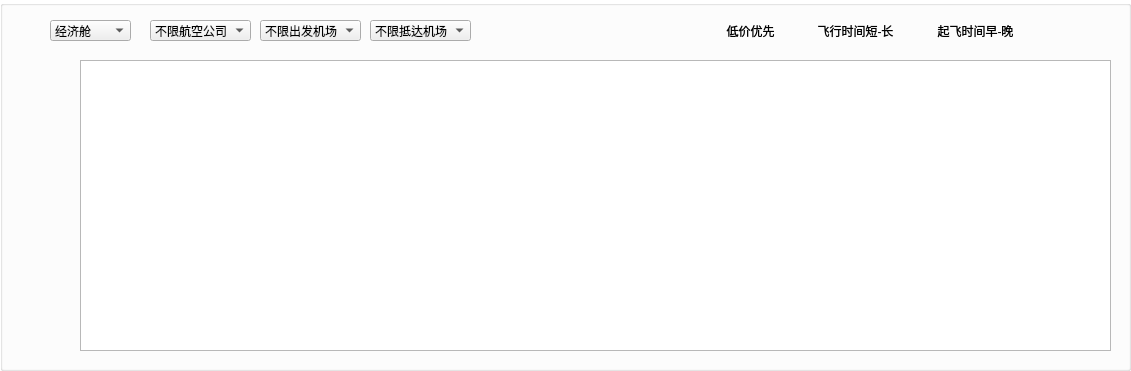
   <widget class="QGroupBox" name="groupBox_4">
    <property name="geometry">
     <rect>
      <x>0</x>
      <y>170</y>
      <width>1131</width>
      <height>371</height>
     </rect>
    </property>
    <property name="styleSheet">
     <string notr="true"> QGroupBox {
        background-color: transparent;
    }</string>
    </property>
    <property name="title">
     <string/>
    </property>
    <widget class="QListWidget" name="listWidget">
     <property name="geometry">
      <rect>
       <x>80</x>
       <y>60</y>
       <width>1031</width>
       <height>291</height>
      </rect>
     </property>
     <property name="styleSheet">
      <string notr="true">QListView{
Background-cp;pr:red;//背景色
Alternate-background-color:yellow;//行与行之间交替的颜色setAlternatingRowColors(true);
Show-decoration-selected:1;设置是否选中时，整行都高亮显示
}
//交替颜色设置
QListView::item:alternate{
Background:#000000;
}
QScrollBar::handle:vertical {
    background: rgb(144, 139, 138);  /* 滚动条手柄颜色 */
    min-height: 20px;  /* 滚动条手柄最小高度 */
}
//当条目被选中时
QListView::item:selected{
Border:2px solid #000000;
}
 
//当条目被选中，并且不是有效的
QListView::item::selected:!active{
 
}
//鼠标悬浮在条目上
QListView::item::hover{
}
</string>
     </property>
    </widget>
    <widget class="QPushButton" name="day1">
     <property name="geometry">
      <rect>
       <x>0</x>
       <y>60</y>
       <width>81</width>
       <height>41</height>
      </rect>
     </property>
     <property name="font">
      <font>
       <pointsize>5</pointsize>
      </font>
     </property>
     <property name="cursor">
      <cursorShape>PointingHandCursor</cursorShape>
     </property>
     <property name="styleSheet">
      <string notr="true">QPushButton {
        background-color: transparent;
        color: black;
        border: none;
        border-radius: 5px; /* 设置边框为5像素的圆角 */
    }
    QPushButton:hover {
        color: lightblue;
        border-radius: 5px; /* 同样设置悬浮状态下的圆角 */
    }
    QPushButton:checked {
        background-color: rgb(85, 170, 255);
        color: rgb(255, 255, 255);
        border-radius: 5px; /* 选中状态下也应用圆角 */
    }</string>
     </property>
     <property name="text">
      <string/>
     </property>
    </widget>
    <widget class="QPushButton" name="day2">
     <property name="geometry">
      <rect>
       <x>0</x>
       <y>100</y>
       <width>81</width>
       <height>41</height>
      </rect>
     </property>
     <property name="cursor">
      <cursorShape>PointingHandCursor</cursorShape>
     </property>
     <property name="styleSheet">
      <string notr="true">QPushButton {
        background-color: transparent;
        color: black;
        border: none;
        border-radius: 5px; /* 设置边框为5像素的圆角 */
    }
    QPushButton:hover {
        color: lightblue;
        border-radius: 5px; /* 同样设置悬浮状态下的圆角 */
    }
    QPushButton:checked {
        background-color: rgb(85, 170, 255);
        color: rgb(255, 255, 255);
        border-radius: 5px; /* 选中状态下也应用圆角 */
    }</string>
     </property>
     <property name="text">
      <string/>
     </property>
    </widget>
    <widget class="QPushButton" name="day3">
     <property name="geometry">
      <rect>
       <x>0</x>
       <y>140</y>
       <width>81</width>
       <height>41</height>
      </rect>
     </property>
     <property name="cursor">
      <cursorShape>PointingHandCursor</cursorShape>
     </property>
     <property name="styleSheet">
      <string notr="true">QPushButton {
        background-color: transparent;
        color: black;
        border: none;
        border-radius: 5px; /* 设置边框为5像素的圆角 */
    }
    QPushButton:hover {
        color: lightblue;
        border-radius: 5px; /* 同样设置悬浮状态下的圆角 */
    }
    QPushButton:checked {
        background-color: rgb(85, 170, 255);
        color: rgb(255, 255, 255);
        border-radius: 5px; /* 选中状态下也应用圆角 */
    }</string>
     </property>
     <property name="text">
      <string/>
     </property>
    </widget>
    <widget class="QPushButton" name="day4">
     <property name="geometry">
      <rect>
       <x>0</x>
       <y>180</y>
       <width>81</width>
       <height>41</height>
      </rect>
     </property>
     <property name="cursor">
      <cursorShape>PointingHandCursor</cursorShape>
     </property>
     <property name="styleSheet">
      <string notr="true">QPushButton {
        background-color: transparent;
        color: black;
        border: none;
        border-radius: 5px; /* 设置边框为5像素的圆角 */
    }
    QPushButton:hover {
        color: lightblue;
        border-radius: 5px; /* 同样设置悬浮状态下的圆角 */
    }
    QPushButton:checked {
        background-color: rgb(85, 170, 255);
        color: rgb(255, 255, 255);
        border-radius: 5px; /* 选中状态下也应用圆角 */
    }</string>
     </property>
     <property name="text">
      <string/>
     </property>
    </widget>
    <widget class="QPushButton" name="day5">
     <property name="geometry">
      <rect>
       <x>0</x>
       <y>220</y>
       <width>81</width>
       <height>41</height>
      </rect>
     </property>
     <property name="cursor">
      <cursorShape>PointingHandCursor</cursorShape>
     </property>
     <property name="styleSheet">
      <string notr="true">QPushButton {
        background-color: transparent;
        color: black;
        border: none;
        border-radius: 5px; /* 设置边框为5像素的圆角 */
    }
    QPushButton:hover {
        color: lightblue;
        border-radius: 5px; /* 同样设置悬浮状态下的圆角 */
    }
    QPushButton:checked {
        background-color: rgb(85, 170, 255);
        color: rgb(255, 255, 255);
        border-radius: 5px; /* 选中状态下也应用圆角 */
    }</string>
     </property>
     <property name="text">
      <string/>
     </property>
    </widget>
    <widget class="QPushButton" name="day6">
     <property name="geometry">
      <rect>
       <x>0</x>
       <y>260</y>
       <width>81</width>
       <height>41</height>
      </rect>
     </property>
     <property name="cursor">
      <cursorShape>PointingHandCursor</cursorShape>
     </property>
     <property name="styleSheet">
      <string notr="true">QPushButton {
        background-color: transparent;
        color: black;
        border: none;
        border-radius: 5px; /* 设置边框为5像素的圆角 */
    }
    QPushButton:hover {
        color: lightblue;
        border-radius: 5px; /* 同样设置悬浮状态下的圆角 */
    }
    QPushButton:checked {
        background-color: rgb(85, 170, 255);
        color: rgb(255, 255, 255);
        border-radius: 5px; /* 选中状态下也应用圆角 */
    }</string>
     </property>
     <property name="text">
      <string/>
     </property>
    </widget>
    <widget class="QPushButton" name="day7">
     <property name="geometry">
      <rect>
       <x>0</x>
       <y>300</y>
       <width>81</width>
       <height>41</height>
      </rect>
     </property>
     <property name="cursor">
      <cursorShape>PointingHandCursor</cursorShape>
     </property>
     <property name="styleSheet">
      <string notr="true">QPushButton {
        background-color: transparent;
        color: black;
        border: none;
        border-radius: 5px; /* 设置边框为5像素的圆角 */
    }
    QPushButton:hover {
        color: lightblue;
        border-radius: 5px; /* 同样设置悬浮状态下的圆角 */
    }
    QPushButton:checked {
        background-color: rgb(85, 170, 255);
        color: rgb(255, 255, 255);
        border-radius: 5px; /* 选中状态下也应用圆角 */
    }</string>
     </property>
     <property name="text">
      <string/>
     </property>
    </widget>
    <widget class="QComboBox" name="flight_company_cbx">
     <property name="geometry">
      <rect>
       <x>150</x>
       <y>20</y>
       <width>101</width>
       <height>21</height>
      </rect>
     </property>
     <item>
      <property name="text">
       <string>不限航空公司</string>
      </property>
     </item>
    </widget>
    <widget class="QComboBox" name="dp_airpot_cbx">
     <property name="geometry">
      <rect>
       <x>260</x>
       <y>20</y>
       <width>101</width>
       <height>21</height>
      </rect>
     </property>
     <item>
      <property name="text">
       <string>不限出发机场</string>
      </property>
     </item>
    </widget>
    <widget class="QComboBox" name="ds_airpot_cbx">
     <property name="geometry">
      <rect>
       <x>370</x>
       <y>20</y>
       <width>101</width>
       <height>21</height>
      </rect>
     </property>
     <item>
      <property name="text">
       <string>不限抵达机场</string>
      </property>
     </item>
    </widget>
    <widget class="QPushButton" name="btn_lowPrice">
     <property name="geometry">
      <rect>
       <x>720</x>
       <y>20</y>
       <width>61</width>
       <height>21</height>
      </rect>
     </property>
     <property name="cursor">
      <cursorShape>PointingHandCursor</cursorShape>
     </property>
     <property name="styleSheet">
      <string notr="true">QPushButton {
                                    background-color: transparent;
                                    border: none;
                                    color: black;
                                }
                                QPushButton:hover {
                                    cursor: pointer;
                                    background-color: #E5F1FB;
                                    color: #0078D7;
                                }</string>
     </property>
     <property name="text">
      <string>低价优先</string>
     </property>
    </widget>
    <widget class="QPushButton" name="btn_period_short">
     <property name="geometry">
      <rect>
       <x>810</x>
       <y>20</y>
       <width>91</width>
       <height>21</height>
      </rect>
     </property>
     <property name="cursor">
      <cursorShape>PointingHandCursor</cursorShape>
     </property>
     <property name="styleSheet">
      <string notr="true">QPushButton {
                                    background-color: transparent;
                                    border: none;
                                    color: black;
                                }
                                QPushButton:hover {
                                    cursor: pointer;
                                    background-color: #E5F1FB;
                                    color: #0078D7;
                                }</string>
     </property>
     <property name="text">
      <string>飞行时间短-长</string>
     </property>
    </widget>
    <widget class="QPushButton" name="btn_takeoff_early">
     <property name="geometry">
      <rect>
       <x>930</x>
       <y>20</y>
       <width>91</width>
       <height>21</height>
      </rect>
     </property>
     <property name="cursor">
      <cursorShape>PointingHandCursor</cursorShape>
     </property>
     <property name="styleSheet">
      <string notr="true">QPushButton {
                                    background-color: transparent;
                                    border: none;
                                    color: black;
                                }
                                QPushButton:hover {
                                    cursor: pointer;
                                    background-color: #E5F1FB;
                                    color: #0078D7;
                                }</string>
     </property>
     <property name="text">
      <string>起飞时间早-晚</string>
     </property>
    </widget>
    <widget class="QComboBox" name="flight_class_cbx">
     <property name="geometry">
      <rect>
       <x>50</x>
       <y>20</y>
       <width>81</width>
       <height>21</height>
      </rect>
     </property>
     <property name="styleSheet">
      <string notr="true"/>
     </property>
     <item>
      <property name="text">
       <string>经济舱</string>
      </property>
     </item>
     <item>
      <property name="text">
       <string>商务舱</string>
      </property>
     </item>
     <item>
      <property name="text">
       <string>头等舱</string>
      </property>
     </item>
    </widget>
   </widget>
